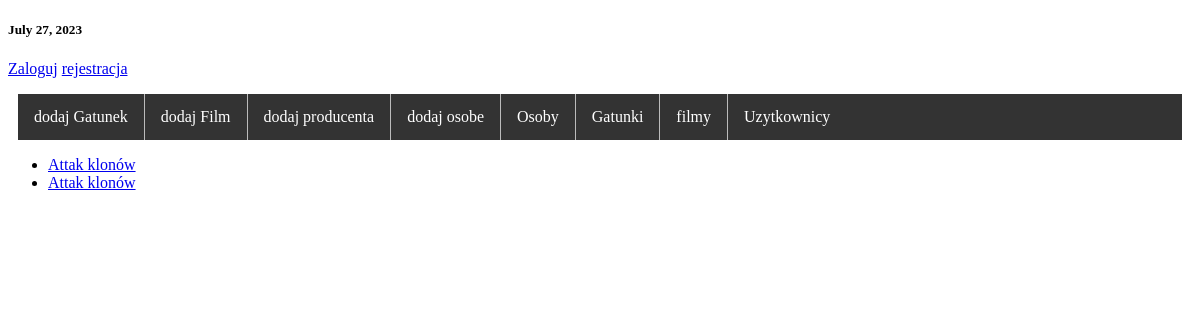
The page /listMovie/ on the database as committed earlier.
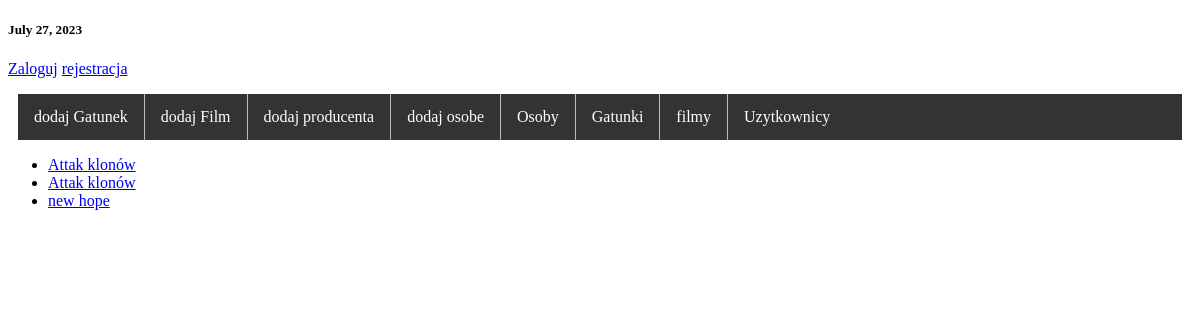
The same page on the database as committed later.
### movie_app/models.py (models this page shows)
class Movie(models.Model):
    title = models.CharField(max_length=123)
    year = models.IntegerField()
    director = models.ForeignKey(Person, on_delete=models.CASCADE)
    producer = models.ForeignKey(Producer, on_delete=models.CASCADE)
    genre = models.ManyToManyField(Genre)
    def get_detail_url(self):
        return reverse('detail_movie', kwargs={'id':self.id})
    def __str__(self):
        return self.title

### movie_app/views.py (the view)
# urls.py: path('listMovie/', views.MovieListView.as_view(), name='list_movie'),
class MovieListView(View):
    def get(self, request):
        movies = Movie.objects.all()
        return render(request, 'movie_list.html', {'movies': movies})

### movie_app/context_proccesors.py (called while the page is built)
def zegarek(request):
    return {'date':datetime.now().date}

### templates/movie_list.html
{% extends 'base.html' %}
{% block content %}
    {% include 'list.html' with objects=movies %}
{% endblock %}

### templates/list.html
<ul id="lista">
    {% for obj in objects %}
        <li><a href="{{ obj.get_detail_url }}"> {{ obj }}</a></li>
    {% endfor %}
</ul>

Rows that differ between the two databases and show on the page:
added Movie: title "new hope"
